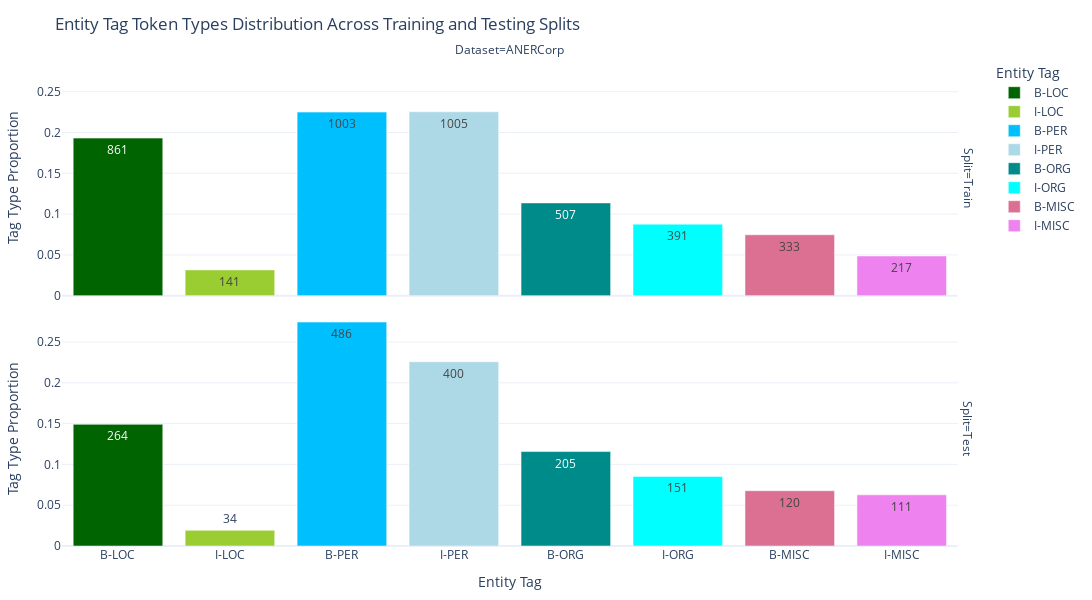

Here is the notebook cell this chart was saved with:
### Code cell
# Step 1: Calculate the total tag types for each Dataset and Split
total_tag_types = anercorp.groupby(['Dataset', 'Split'])['Tag Types'].sum().reset_index()
total_tag_types.rename(columns={'Tag Types': 'Total Tag Types'}, inplace=True)

# Step 2: Merge the total back to the original DataFrame
df = token_type_df.merge(total_tag_types, on=['Dataset', 'Split'])

# Step 3: Compute the proportion of tag types within each group (avoiding division by zero)
df['Tag Type Proportion'] = df['Tag Types'] / (df['Total Tag Types'] + 1e-10)
# Initialize with DataFrame
visualizer = EntityTagVisualizer(df)

# Preprocess Data
visualizer.preprocess_data()

visualizer.plot_faceted_bar_chart('Tag Type Proportion', 'Tag Types', "Entity Tag Token Types Distribution Across Training and Testing Splits")

### Figure 1 — Plotly figure (JSON) as saved in the notebook; plotly's stock layout.template omitted (floating-point values rounded to 4 significant figures)
{"data": [{"alignmentgroup": "True", "hovertemplate": "Entity Tag=%{x}<br>Split=Train<br>Dataset=ANERCorp<br>Tag Type Proportion=%{y}<br>Tag Types=%{text}<extra></extra>", "legendgroup": "B-LOC", "marker": {"color": "darkgreen", "pattern": {"shape": ""}}, "name": "B-LOC", "offsetgroup": "B-LOC", "orientation": "v", "showlegend": true, "text": [861], "textposition": "auto", "type": "bar", "x": ["B-LOC"], "xaxis": "x2", "y": [0.1931], "yaxis": "y2"}, {"alignmentgroup": "True", "hovertemplate": "Entity Tag=%{x}<br>Split=Test<br>Dataset=ANERCorp<br>Tag Type Proportion=%{y}<br>Tag Types=%{text}<extra></extra>", "legendgroup": "B-LOC", "marker": {"color": "darkgreen", "pattern": {"shape": ""}}, "name": "B-LOC", "offsetgroup": "B-LOC", "orientation": "v", "showlegend": false, "text": [264], "textposition": "auto", "type": "bar", "x": ["B-LOC"], "xaxis": "x", "y": [0.1491], "yaxis": "y"}, {"alignmentgroup": "True", "hovertemplate": "Entity Tag=%{x}<br>Split=Train<br>Dataset=ANERCorp<br>Tag Type Proportion=%{y}<br>Tag Types=%{text}<extra></extra>", "legendgroup": "I-LOC", "marker": {"color": "yellowgreen", "pattern": {"shape": ""}}, "name": "I-LOC", "offsetgroup": "I-LOC", "orientation": "v", "showlegend": true, "text": [141], "textposition": "auto", "type": "bar", "x": ["I-LOC"], "xaxis": "x2", "y": [0.03163], "yaxis": "y2"}, {"alignmentgroup": "True", "hovertemplate": "Entity Tag=%{x}<br>Split=Test<br>Dataset=ANERCorp<br>Tag Type Proportion=%{y}<br>Tag Types=%{text}<extra></extra>", "legendgroup": "I-LOC", "marker": {"color": "yellowgreen", "pattern": {"shape": ""}}, "name": "I-LOC", "offsetgroup": "I-LOC", "orientation": "v", "showlegend": false, "text": [34], "textposition": "auto", "type": "bar", "x": ["I-LOC"], "xaxis": "x", "y": [0.0192], "yaxis": "y"}, {"alignmentgroup": "True", "hovertemplate": "Entity Tag=%{x}<br>Split=Train<br>Dataset=ANERCorp<br>Tag Type Proportion=%{y}<br>Tag Types=%{text}<extra></extra>", "legendgroup": "B-PER", "marker": {"color": "deepskyblue", "pattern": {"shape": ""}}, "name": "B-PER", "offsetgroup": "B-PER", "orientation": "v", "showlegend": true, "text": [1003], "textposition": "auto", "type": "bar", "x": ["B-PER"], "xaxis": "x2", "y": [0.225], "yaxis": "y2"}, {"alignmentgroup": "True", "hovertemplate": "Entity Tag=%{x}<br>Split=Test<br>Dataset=ANERCorp<br>Tag Type Proportion=%{y}<br>Tag Types=%{text}<extra></extra>", "legendgroup": "B-PER", "marker": {"color": "deepskyblue", "pattern": {"shape": ""}}, "name": "B-PER", "offsetgroup": "B-PER", "orientation": "v", "showlegend": false, "text": [486], "textposition": "auto", "type": "bar", "x": ["B-PER"], "xaxis": "x", "y": [0.2744], "yaxis": "y"}, {"alignmentgroup": "True", "hovertemplate": "Entity Tag=%{x}<br>Split=Train<br>Dataset=ANERCorp<br>Tag Type Proportion=%{y}<br>Tag Types=%{text}<extra></extra>", "legendgroup": "I-PER", "marker": {"color": "lightblue", "pattern": {"shape": ""}}, "name": "I-PER", "offsetgroup": "I-PER", "orientation": "v", "showlegend": true, "text": [1005], "textposition": "auto", "type": "bar", "x": ["I-PER"], "xaxis": "x2", "y": [0.2254], "yaxis": "y2"}, {"alignmentgroup": "True", "hovertemplate": "Entity Tag=%{x}<br>Split=Test<br>Dataset=ANERCorp<br>Tag Type Proportion=%{y}<br>Tag Types=%{text}<extra></extra>", "legendgroup": "I-PER", "marker": {"color": "lightblue", "pattern": {"shape": ""}}, "name": "I-PER", "offsetgroup": "I-PER", "orientation": "v", "showlegend": false, "text": [400], "textposition": "auto", "type": "bar", "x": ["I-PER"], "xaxis": "x", "y": [0.2259], "yaxis": "y"}, {"alignmentgroup": "True", "hovertemplate": "Entity Tag=%{x}<br>Split=Train<br>Dataset=ANERCorp<br>Tag Type Proportion=%{y}<br>Tag Types=%{text}<extra></extra>", "legendgroup": "B-ORG", "marker": {"color": "darkcyan", "pattern": {"shape": ""}}, "name": "B-ORG", "offsetgroup": "B-ORG", "orientation": "v", "showlegend": true, "text": [507], "textposition": "auto", "type": "bar", "x": ["B-ORG"], "xaxis": "x2", "y": [0.1137], "yaxis": "y2"}, {"alignmentgroup": "True", "hovertemplate": "Entity Tag=%{x}<br>Split=Test<br>Dataset=ANERCorp<br>Tag Type Proportion=%{y}<br>Tag Types=%{text}<extra></extra>", "legendgroup": "B-ORG", "marker": {"color": "darkcyan", "pattern": {"shape": ""}}, "name": "B-ORG", "offsetgroup": "B-ORG", "orientation": "v", "showlegend": false, "text": [205], "textposition": "auto", "type": "bar", "x": ["B-ORG"], "xaxis": "x", "y": [0.1158], "yaxis": "y"}, {"alignmentgroup": "True", "hovertemplate": "Entity Tag=%{x}<br>Split=Train<br>Dataset=ANERCorp<br>Tag Type Proportion=%{y}<br>Tag Types=%{text}<extra></extra>", "legendgroup": "I-ORG", "marker": {"color": "cyan", "pattern": {"shape": ""}}, "name": "I-ORG", "offsetgroup": "I-ORG", "orientation": "v", "showlegend": true, "text": [391], "textposition": "auto", "type": "bar", "x": ["I-ORG"], "xaxis": "x2", "y": [0.08771], "yaxis": "y2"}, {"alignmentgroup": "True", "hovertemplate": "Entity Tag=%{x}<br>Split=Test<br>Dataset=ANERCorp<br>Tag Type Proportion=%{y}<br>Tag Types=%{text}<extra></extra>", "legendgroup": "I-ORG", "marker": {"color": "cyan", "pattern": {"shape": ""}}, "name": "I-ORG", "offsetgroup": "I-ORG", "orientation": "v", "showlegend": false, "text": [151], "textposition": "auto", "type": "bar", "x": ["I-ORG"], "xaxis": "x", "y": [0.08526], "yaxis": "y"}, {"alignmentgroup": "True", "hovertemplate": "Entity Tag=%{x}<br>Split=Train<br>Dataset=ANERCorp<br>Tag Type Proportion=%{y}<br>Tag Types=%{text}<extra></extra>", "legendgroup": "B-MISC", "marker": {"color": "palevioletred", "pattern": {"shape": ""}}, "name": "B-MISC", "offsetgroup": "B-MISC", "orientation": "v", "showlegend": true, "text": [333], "textposition": "auto", "type": "bar", "x": ["B-MISC"], "xaxis": "x2", "y": [0.0747], "yaxis": "y2"}, {"alignmentgroup": "True", "hovertemplate": "Entity Tag=%{x}<br>Split=Test<br>Dataset=ANERCorp<br>Tag Type Proportion=%{y}<br>Tag Types=%{text}<extra></extra>", "legendgroup": "B-MISC", "marker": {"color": "palevioletred", "pattern": {"shape": ""}}, "name": "B-MISC", "offsetgroup": "B-MISC", "orientation": "v", "showlegend": false, "text": [120], "textposition": "auto", "type": "bar", "x": ["B-MISC"], "xaxis": "x", "y": [0.06776], "yaxis": "y"}, {"alignmentgroup": "True", "hovertemplate": "Entity Tag=%{x}<br>Split=Train<br>Dataset=ANERCorp<br>Tag Type Proportion=%{y}<br>Tag Types=%{text}<extra></extra>", "legendgroup": "I-MISC", "marker": {"color": "violet", "pattern": {"shape": ""}}, "name": "I-MISC", "offsetgroup": "I-MISC", "orientation": "v", "showlegend": true, "text": [217], "textposition": "auto", "type": "bar", "x": ["I-MISC"], "xaxis": "x2", "y": [0.04868], "yaxis": "y2"}, {"alignmentgroup": "True", "hovertemplate": "Entity Tag=%{x}<br>Split=Test<br>Dataset=ANERCorp<br>Tag Type Proportion=%{y}<br>Tag Types=%{text}<extra></extra>", "legendgroup": "I-MISC", "marker": {"color": "violet", "pattern": {"shape": ""}}, "name": "I-MISC", "offsetgroup": "I-MISC", "orientation": "v", "showlegend": false, "text": [111], "textposition": "auto", "type": "bar", "x": ["I-MISC"], "xaxis": "x", "y": [0.06268], "yaxis": "y"}], "layout": {"annotations": [{"font": {}, "showarrow": false, "text": "Dataset=ANERCorp", "x": 0.49, "xanchor": "center", "xref": "paper", "y": 1, "yanchor": "bottom", "yref": "paper"}, {"font": {}, "showarrow": false, "text": "Split=Test", "textangle": 90, "x": 0.98, "xanchor": "left", "xref": "paper", "y": 0.2425, "yanchor": "middle", "yref": "paper"}, {"font": {}, "showarrow": false, "text": "Split=Train", "textangle": 90, "x": 0.98, "xanchor": "left", "xref": "paper", "y": 0.7575, "yanchor": "middle", "yref": "paper"}], "barmode": "relative", "height": 600, "legend": {"title": {"text": "Entity Tag"}, "tracegroupgap": 0}, "margin": {"b": 20, "l": 20, "r": 20, "t": 60}, "title": {"text": "Entity Tag Token Types Distribution Across Training and Testing Splits"}, "width": 1200, "xaxis": {"anchor": "y", "categoryarray": ["B-LOC", "I-LOC", "B-PER", "I-PER", "B-ORG", "I-ORG", "B-MISC", "I-MISC"], "categoryorder": "array", "domain": [0, 0.98], "title": {"text": "Entity Tag"}}, "xaxis2": {"anchor": "y2", "domain": [0, 0.98], "matches": "x", "showticklabels": false}, "yaxis": {"anchor": "x", "domain": [0, 0.485], "title": {"text": "Tag Type Proportion"}}, "yaxis2": {"anchor": "x2", "domain": [0.515, 1], "matches": "y", "title": {"text": "Tag Type Proportion"}}}}
